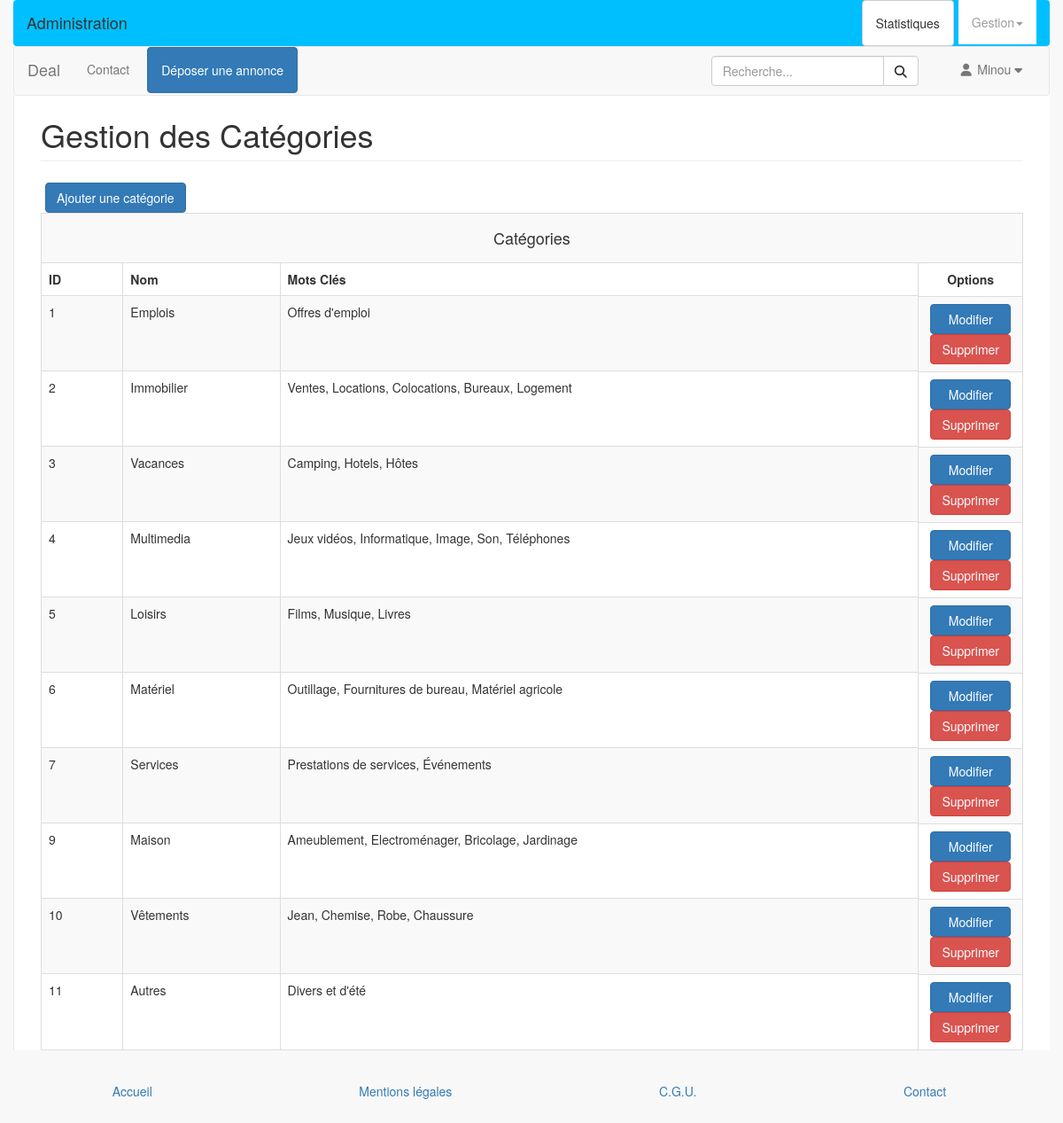
The app's page /admin/categorie.php (signed in) with its own data.
### tables this page shows
CREATE TABLE `categorie` (
  `id` int(10) unsigned NOT NULL AUTO_INCREMENT,
  `titre` varchar(100) NOT NULL,
  `mots_cles` text,
  PRIMARY KEY (`id`)
);

### admin/categorie.php (the view, shortened to what this page needs)
<?php
require_once __DIR__ .'/../include/init.php';
$req = 'SELECT * FROM categorie ORDER BY id';
$stmt = $pdo->query($req);
$categories = $stmt->fetchAll();
include __DIR__ .'/../layout/top.php';
?>
<div id="page-wrapper">
  <div class="row">
    <div class="col-xs-12">
      <h1 class="page-header">Gestion des Catégories</h1>
    </div>
      <div class="col-xs-12">
        <a href="categorie-edit.php" class="btn btn-primary">Ajouter une catégorie</a>
    </div>
  </div>
  <table class="table table-bordered table-striped">
    <th colspan="4">
      <h4>Catégories</h4>
    </th>
    <tr>
      <th class="col-xs-1">ID</th>
      <th class="col-xs-auto">Nom</th>
      <th class="col-xs-auto">Mots Clés</th>
      <th class="col-xs-1">Options</th>
    </tr>
    <?php
    foreach ($categories as $categorie) :
      ?>
      <tr>
        <td><?= $categorie['id'] ?></td>
        <td><?= $categorie['titre'] ?></td>
        <td><?= $categorie['mots_cles'] ?></td>
        <td>
          <a href="categorie-edit.php?id=<?= $categorie['id'] ?>" class="btn btn-primary">Modifier</a>
          <a href="categorie-delete.php?id=<?= $categorie['id'] ?>" class="btn btn-danger">Supprimer</a>
        </td>
      </tr>
      <?php
    endforeach;
    ?>
  </table>
</div>
<?php
include __DIR__ .'/../layout/bottom.php';
?>

### records on screen
categorie: id "1", titre "Emplois", mots_cles "Offres d'emploi"
categorie: id "2", titre "Immobilier", mots_cles "Ventes, Locations, Colocations, Bureaux, Logement"
categorie: id "3", titre "Vacances", mots_cles "Camping, Hotels, Hôtes"
categorie: id "4", titre "Multimedia", mots_cles "Jeux vidéos, Informatique, Image, Son, Téléphones"
categorie: id "5", titre "Loisirs", mots_cles "Films, Musique, Livres"
categorie: id "6", titre "Matériel", mots_cles "Outillage, Fournitures de bureau, Matériel agricole"
categorie: id "7", titre "Services", mots_cles "Prestations de services, Événements"
categorie: id "9", titre "Maison", mots_cles "Ameublement, Electroménager, Bricolage, Jardinage"
categorie: id "10", titre "Vêtements", mots_cles "Jean, Chemise, Robe, Chaussure"
categorie: id "11", titre "Autres", mots_cles "Divers et d'été"

### other values on screen
getPseudo() "Minou"
